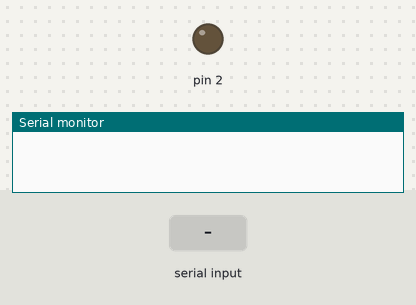
Recording of a sketch running on a simulated Arduino Uno, built with avr-gcc and run on an emulated ATmega328P. On the bench: output pins drawn as LEDs (lit = HIGH), the last lines printed to the serial monitor. The inputs (shaded band) are chosen by the test bench.

Above: at 1.2 s.
1.3 s: "1" received over the second serial link
At 2.1 s:
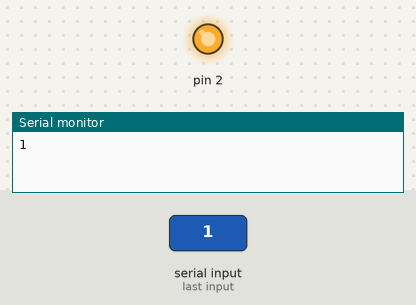
2.8 s: "0" received over the second serial link
At 3.3 s:
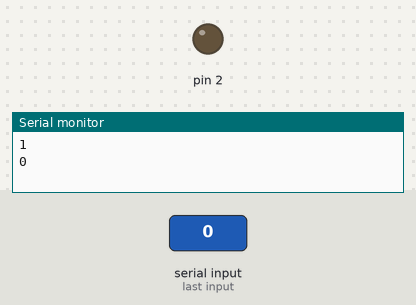
Timing chart, 0 to 5.8 s (numbered marks = the images above; inputs shaded):
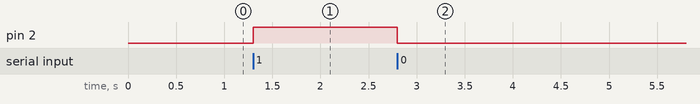

Measured:
- after the input at 1.3 s, pin 2: LOW → HIGH at once
- after the input at 2.8 s, pin 2: HIGH → LOW at once

The sketch:

Led.ino
```cpp
#include <SoftwareSerial.h>
SoftwareSerial BT(10, 11);
void setup() {
  // put your setup code here, to run once:
  Serial.begin(9600);
  BT.begin(9600);
  pinMode(2,OUTPUT);
}

void loop() {
  // put your main code here, to run repeatedly:
  if (BT.available()) {
    char dato = BT.read();
    Serial.println(dato);
    if (dato == '0') {
      digitalWrite(2, LOW);
    }
    else if (dato == '1') {
      digitalWrite(2, HIGH);
    }
  }
}
```
